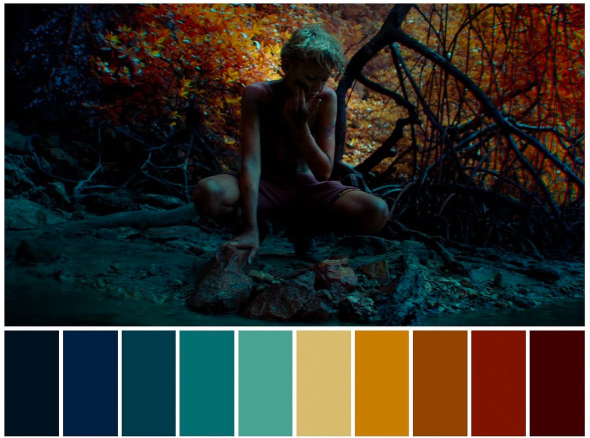
#> input picture valid-used/S__100302851_0.jpg, 1179 x 876 px (shown at 1/2 size)
$ python palette_generator.py valid-used/S__100302851_0.jpg   (older library calls are emulated)
#> lines starting #> are read from the running program, lines starting #| are printed output that depends on the picture; after the words box and inside, x2 and y2 are one past the last pixel; in counts of white or black regions, pixels touching at a corner belong together
from __future__ import annotations

import argparse
import json
import math
from dataclasses import dataclass
from pathlib import Path
from typing import Iterable

import cv2
import numpy as np
from PIL import Image, ImageOps
from sklearn.cluster import MiniBatchKMeans


IMAGE_EXTENSIONS = {".jpg", ".jpeg", ".png", ".webp", ".bmp", ".tif", ".tiff"}


@dataclass(eq=False)
class PaletteColor:
    lab: np.ndarray
    rgb: tuple[int, int, int]
    score: float
    weight: float
    lightness: float
    chroma: float
    hue: float


def srgb_to_linear(rgb: np.ndarray) -> np.ndarray:
    rgb = np.clip(rgb, 0.0, 1.0)
    return np.where(rgb <= 0.04045, rgb / 12.92, ((rgb + 0.055) / 1.055) ** 2.4)


def linear_to_srgb(rgb: np.ndarray) -> np.ndarray:
    rgb = np.clip(rgb, 0.0, 1.0)
    return np.where(rgb <= 0.0031308, rgb * 12.92, 1.055 * np.power(rgb, 1 / 2.4) - 0.055)


def linear_rgb_to_oklab(rgb: np.ndarray) -> np.ndarray:
    lms = rgb @ np.array(
        [
            [0.4122214708, 0.2119034982, 0.0883024619],
            [0.5363325363, 0.6806995451, 0.2817188376],
            [0.0514459929, 0.1073969566, 0.6299787005],
        ]
    )
    lms_cbrt = np.cbrt(np.maximum(lms, 0.0))
    return lms_cbrt @ np.array(
        [
            [0.2104542553, 1.9779984951, 0.0259040371],
            [0.7936177850, -2.4285922050, 0.7827717662],
            [-0.0040720468, 0.4505937099, -0.8086757660],
        ]
    )


def oklab_to_linear_rgb(lab: np.ndarray) -> np.ndarray:
    l, a, b = lab[..., 0], lab[..., 1], lab[..., 2]
    l_ = l + 0.3963377774 * a + 0.2158037573 * b
    m_ = l - 0.1055613458 * a - 0.0638541728 * b
    s_ = l - 0.0894841775 * a - 1.2914855480 * b
    lms = np.stack([l_**3, m_**3, s_**3], axis=-1)
    return lms @ np.array(
        [
            [4.0767416621, -1.2684380046, -0.0041960863],
            [-3.3077115913, 2.6097574011, -0.7034186147],
            [0.2309699292, -0.3413193965, 1.7076147010],
        ]
    )


def rgb_to_oklab(rgb: np.ndarray) -> np.ndarray:
    return linear_rgb_to_oklab(srgb_to_linear(rgb))


def oklab_to_rgb8(lab: np.ndarray) -> tuple[int, int, int]:
    rgb = linear_to_srgb(oklab_to_linear_rgb(lab))
    rgb8 = np.clip(np.round(rgb * 255), 0, 255).astype(np.uint8)
    return int(rgb8[0]), int(rgb8[1]), int(rgb8[2])


def lab_to_lch(lab: np.ndarray) -> tuple[float, float, float]:
    lightness = float(lab[0])
    chroma = float(math.hypot(lab[1], lab[2]))
    hue = math.degrees(math.atan2(float(lab[2]), float(lab[1]))) % 360
    return lightness, chroma, hue


def load_image(path: Path) -> Image.Image:
    with Image.open(path) as image:
#> image is the input picture: PIL image 1179x876 RGB; mean R, G, B 50.3, 48.5, 41.6
        return ImageOps.exif_transpose(image).convert("RGB")


# [32 lines left out: function detect_palette_divider, not called in this run]


def crop_source_region(image: Image.Image, mode: str) -> Image.Image:
    if mode == "none":
        return image
    if mode == "auto-palette":
        divider_y = detect_palette_divider(image)
        if divider_y is None:
            return trim_white_border(image)
        cropped = image.crop((0, 0, image.width, max(1, divider_y)))
        return trim_white_border(cropped)
    raise ValueError(f"Unknown crop mode: {mode}")


# [13 lines left out: function trim_white_border, not called in this run]


def resize_for_analysis(image: Image.Image, max_edge: int) -> Image.Image:
#> called with max_edge = 768
    width, height = image.size
    scale = min(1.0, max_edge / max(width, height))
    if scale >= 1.0:
        return image.copy()
    size = (max(1, round(width * scale)), max(1, round(height * scale)))
    return image.resize(size, Image.Resampling.LANCZOS)


def normalize01(values: np.ndarray) -> np.ndarray:
    values = values.astype(np.float32)
    min_value = float(values.min())
    max_value = float(values.max())
    if max_value - min_value < 1e-6:
        return np.zeros_like(values, dtype=np.float32)
    return (values - min_value) / (max_value - min_value)


def compute_weight_map(rgb: np.ndarray, saliency_strength: float, subject_boost: float) -> np.ndarray:
#> called with saliency_strength = 0.85, subject_boost = 0.45
    gray = cv2.cvtColor((rgb * 255).astype(np.uint8), cv2.COLOR_RGB2GRAY).astype(np.float32) / 255.0
    hsv = cv2.cvtColor((rgb * 255).astype(np.uint8), cv2.COLOR_RGB2HSV).astype(np.float32)
    saturation = hsv[..., 1] / 255.0

    blur = cv2.GaussianBlur(gray, (0, 0), 2.5)
    local_contrast = normalize01(np.abs(gray - blur))
#> in normalize01, `values = values.astype(np.float32)`:
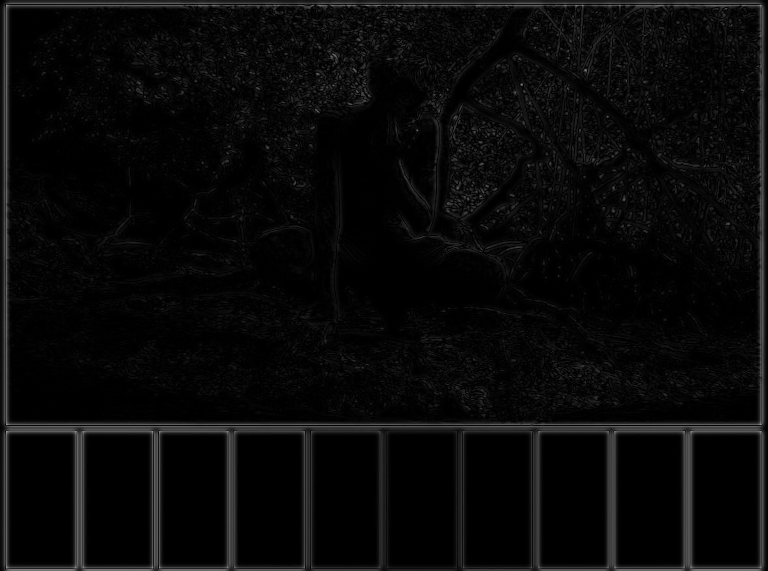
#> values: shape (571, 768) float32; min 0, max 0.613, mean 0.0371
#> in normalize01, `min_value = float(values.min())`: min_value = 0
#> in normalize01, `max_value = float(values.max())`: max_value = 0.613
    edges = normalize01(cv2.Laplacian(gray, cv2.CV_32F, ksize=3))
#> in normalize01 (call 2), `values = values.astype(np.float32)`:
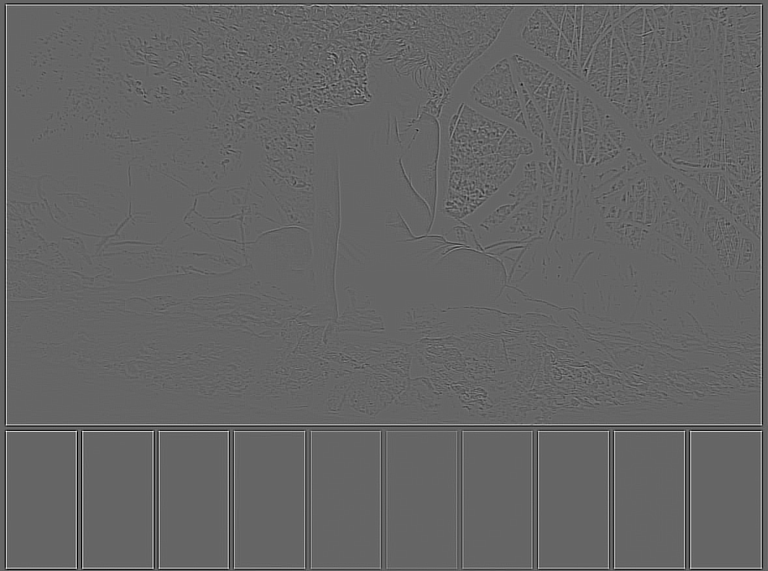
#> values: shape (571, 768) float32; min -3.33, max 5, mean 9.72e-06; drawn with min black and max white
#> in normalize01 (call 2), `min_value = float(values.min())`: min_value = -3.33
#> in normalize01 (call 2), `max_value = float(values.max())`: max_value = 5

    height, width = gray.shape
    yy, xx = np.mgrid[0:height, 0:width]
    cx = (width - 1) / 2.0
    cy = (height - 1) / 2.0
    radius = np.sqrt(((xx - cx) / max(width, 1)) ** 2 + ((yy - cy) / max(height, 1)) ** 2)
    center = np.exp(-radius * 4.0)

    exposure = 1.0 - np.clip(np.abs(gray - 0.5) * 1.7, 0.0, 0.85)
    shadow_floor = np.where(gray < 0.08, 0.65, 1.0)
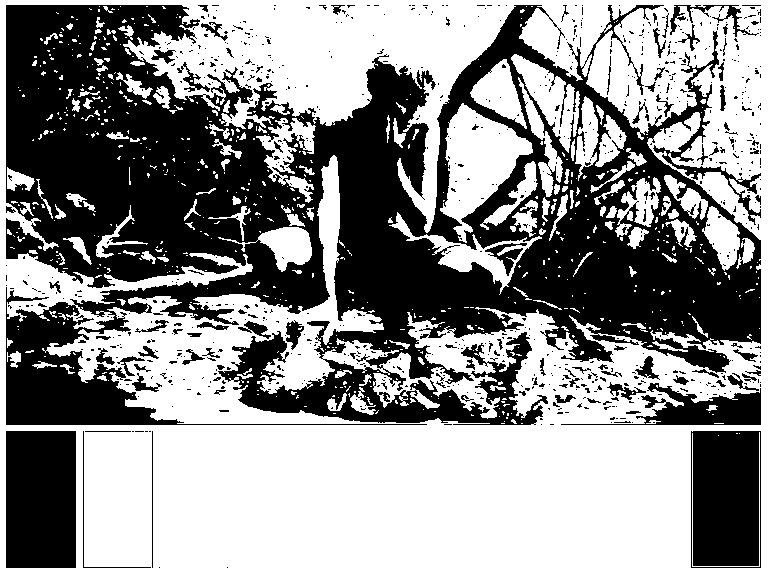
#> shadow_floor: shape (571, 768) float64; values 0.65 (black) and 1 (white), 55.7% white; 825 black regions (732 under 20 px), largest, box (x1, y1, x2, y2) and area: (6, 5, 761, 425) 162175, (6, 431, 76, 568) 9590, (691, 431, 761, 568) 9250
    highlight_floor = np.where(gray > 0.95, 0.55, 1.0)
#> highlight_floor: shape (571, 768) float64; values 0.55 (black) and 1 (white), 95.8% white; 1 black region, box (x1, y1, x2, y2) and area: (0, 0, 768, 571) 18429
    exposure_quality = exposure * shadow_floor * highlight_floor

    saturation_weight = 0.75 + 0.85 * np.sqrt(np.clip(saturation, 0.0, 1.0))
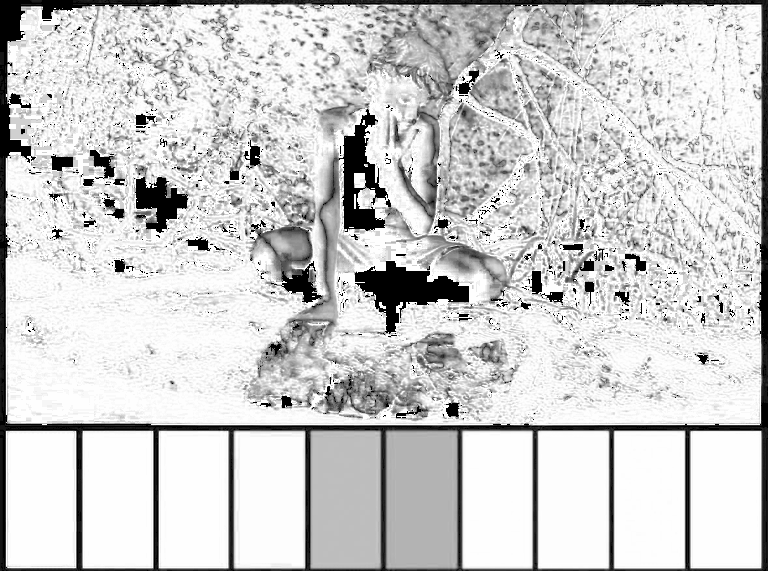
#> saturation_weight: shape (571, 768) float32; min 0.75, max 1.6, mean 1.44; drawn with min black and max white
    contrast_weight = 0.85 + 0.70 * local_contrast
    detail_weight = 0.90 + 0.45 * edges
    subject_weight = 1.0 + subject_boost * center
    saliency = 0.55 * center + 0.25 * local_contrast + 0.20 * edges
    saliency_weight = 1.0 + saliency_strength * saliency
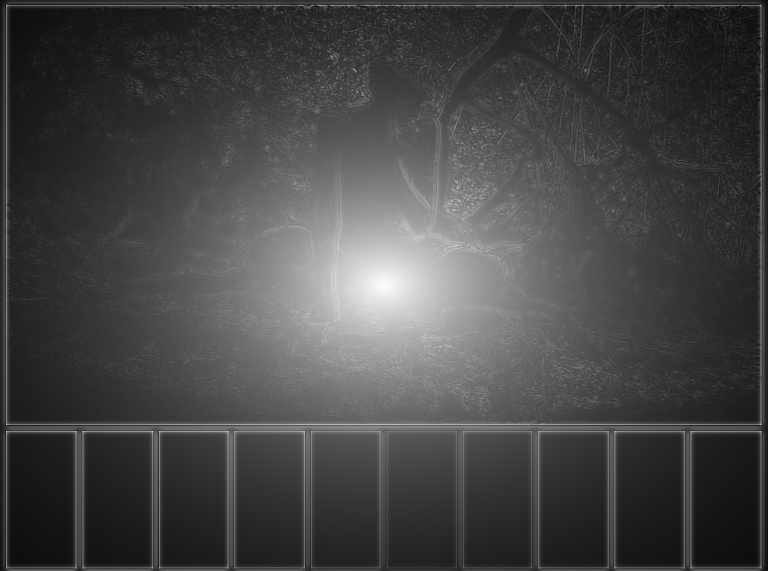
#> saliency_weight: shape (571, 768) float64; min 1.07, max 1.53, mean 1.2; drawn with min black and max white

    weights = saturation_weight * contrast_weight * detail_weight * subject_weight * saliency_weight * exposure_quality
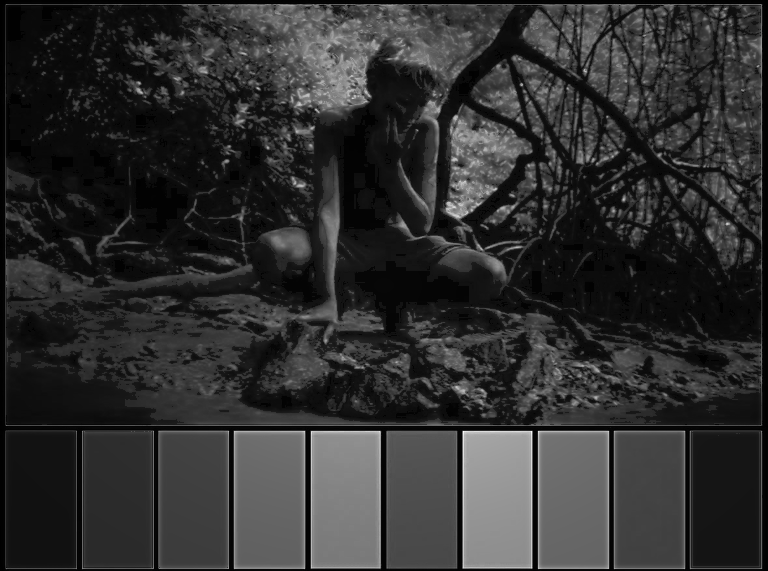
#> weights: shape (571, 768) float64; min 0.0645, max 2.99, mean 0.616; drawn with min black and max white
    weights = np.nan_to_num(weights, nan=0.0, posinf=0.0, neginf=0.0)
    return np.clip(weights, 0.02, None).astype(np.float32)


def sample_pixels(lab: np.ndarray, weights: np.ndarray, max_samples: int, seed: int) -> tuple[np.ndarray, np.ndarray]:
    flat_lab = lab.reshape(-1, 3)
    flat_weights = weights.reshape(-1)
    count = flat_lab.shape[0]
    if count <= max_samples:
        return flat_lab, flat_weights

    rng = np.random.default_rng(seed)
    probabilities = flat_weights / flat_weights.sum()
    indices = rng.choice(count, size=max_samples, replace=False, p=probabilities)
    return flat_lab[indices], flat_weights[indices]


def cluster_colors(
    lab_pixels: np.ndarray,
    sample_weights: np.ndarray,
    cluster_count: int,
    seed: int,
) -> list[PaletteColor]:
    cluster_count = max(2, min(cluster_count, len(lab_pixels)))
    kmeans = MiniBatchKMeans(
        n_clusters=cluster_count,
        random_state=seed,
        batch_size=4096,
        n_init=5,
        reassignment_ratio=0.005,
    )
    labels = kmeans.fit_predict(lab_pixels, sample_weight=sample_weights)
    centers = kmeans.cluster_centers_

    candidates: list[PaletteColor] = []
    total_weight = float(sample_weights.sum())
    for index, center in enumerate(centers):
        mask = labels == index
        if not np.any(mask):
            continue
        weight = float(sample_weights[mask].sum())
        lightness, chroma, hue = lab_to_lch(center)
        area_score = weight / max(total_weight, 1e-6)
        mood_score = min(chroma * 5.5, 1.2)
        shadow_bonus = 0.22 if lightness < 0.24 and area_score > 0.015 else 0.0
        highlight_bonus = 0.16 if lightness > 0.78 and area_score > 0.01 else 0.0
        score = area_score * 4.5 + mood_score + shadow_bonus + highlight_bonus
        candidates.append(
            PaletteColor(
                lab=center,
                rgb=oklab_to_rgb8(center),
                score=float(score),
                weight=weight,
                lightness=lightness,
                chroma=chroma,
                hue=hue,
            )
        )
    return candidates


# [79 lines left out: functions build_palette_color, local_region_candidates, not called in this run]


def perceptual_distance(a: PaletteColor, b: PaletteColor) -> float:
    return float(np.linalg.norm(a.lab - b.lab))


def merge_similar_colors(candidates: list[PaletteColor], threshold: float) -> list[PaletteColor]:
    merged: list[PaletteColor] = []
    for color in sorted(candidates, key=lambda item: item.score, reverse=True):
        match_index = None
        for index, existing in enumerate(merged):
            if perceptual_distance(color, existing) < threshold:
                match_index = index
                break
        if match_index is None:
            merged.append(color)
            continue

        existing = merged[match_index]
        total = existing.weight + color.weight
        lab = (existing.lab * existing.weight + color.lab * color.weight) / max(total, 1e-6)
        lightness, chroma, hue = lab_to_lch(lab)
        merged[match_index] = PaletteColor(
            lab=lab,
            rgb=oklab_to_rgb8(lab),
            score=max(existing.score, color.score) + min(existing.score, color.score) * 0.25,
            weight=total,
            lightness=lightness,
            chroma=chroma,
            hue=hue,
        )
    return merged


def select_palette(candidates: list[PaletteColor], count: int, min_distance: float) -> list[PaletteColor]:
    if not candidates:
        return []

    selected: list[PaletteColor] = []
    sorted_by_score = sorted(candidates, key=lambda item: item.score, reverse=True)
    sorted_by_dark = sorted(candidates, key=lambda item: (item.lightness, -item.score))
    sorted_by_light = sorted(candidates, key=lambda item: (-item.lightness, -item.score))
    sorted_by_chroma = sorted(candidates, key=lambda item: (-item.chroma, -item.score))

    for source in (sorted_by_dark[:2], sorted_by_light[:2], sorted_by_chroma[:3], sorted_by_score):
        for color in source:
            if len(selected) >= count:
                break
            if color in selected:
                continue
            relaxed_distance = min_distance * (0.65 if len(selected) > count - 3 else 1.0)
            if all(perceptual_distance(color, other) >= relaxed_distance for other in selected):
                selected.append(color)
        if len(selected) >= count:
            break

    return selected[:count]


def circular_hue_distance(a: float, b: float) -> float:
    diff = abs(a - b) % 360
    return min(diff, 360 - diff)


def hue_band_order(colors: list[PaletteColor]) -> list[PaletteColor]:
    if len(colors) <= 2:
        return sorted(colors, key=lambda item: item.lightness)

    by_hue = sorted(colors, key=lambda item: item.hue)
    gaps: list[tuple[float, int]] = []
    for index, color in enumerate(by_hue):
        next_color = by_hue[(index + 1) % len(by_hue)]
        gap = (next_color.hue - color.hue) % 360
        gaps.append((gap, index))

    _, gap_index = max(gaps, key=lambda item: item[0])
    ascending = by_hue[gap_index + 1 :] + by_hue[: gap_index + 1]
    sequence = list(reversed(ascending))

    bands: list[list[PaletteColor]] = []
    for color in sequence:
        if not bands:
            bands.append([color])
            continue
        previous = bands[-1][-1]
        if circular_hue_distance(previous.hue, color.hue) <= 18:
            bands[-1].append(color)
        else:
            bands.append([color])

    ordered: list[PaletteColor] = []
    last_band_index = max(len(bands) - 1, 1)
    for index, band in enumerate(bands):
        if index / last_band_index < 0.55:
            ordered.extend(sorted(band, key=lambda item: item.lightness))
        else:
            ordered.extend(sorted(band, key=lambda item: item.lightness, reverse=True))
    return ordered


# [34 lines left out: function smooth_luminance_order, not called in this run]


def order_palette(colors: list[PaletteColor], mode: str) -> list[PaletteColor]:
    if mode == "luminance":
        return smooth_luminance_order(colors)
    if mode == "hue":
        neutral_dark = [color for color in colors if color.chroma < 0.04 and color.lightness < 0.38]
        neutral_light = [color for color in colors if color.chroma < 0.04 and color not in neutral_dark]
        chromatic = [color for color in colors if color not in neutral_dark and color not in neutral_light]
        return (
            sorted(neutral_dark, key=lambda item: item.lightness)
            + hue_band_order(chromatic)
            + sorted(neutral_light, key=lambda item: item.lightness)
        )
    if mode != "cinematic":
        raise ValueError(f"Unknown order mode: {mode}")

    neutral_dark = [color for color in colors if color.chroma < 0.035 and color.lightness < 0.34]
    tonal_colors = [color for color in colors if color not in neutral_dark]
    return sorted(neutral_dark, key=lambda item: item.lightness) + hue_band_order(tonal_colors)


def extract_palette(
    image: Image.Image,
    palette_count: int,
    max_edge: int,
    clusters: int,
    max_samples: int,
    saliency_strength: float,
    subject_boost: float,
    local_protection: float,
    seed: int,
    order: str,
) -> list[PaletteColor]:
    analysis = resize_for_analysis(image, max_edge)
    rgb = np.asarray(analysis, dtype=np.float32) / 255.0
    weights = compute_weight_map(rgb, saliency_strength=saliency_strength, subject_boost=subject_boost)
    lab = rgb_to_oklab(rgb.reshape(-1, 3)).reshape(rgb.shape)
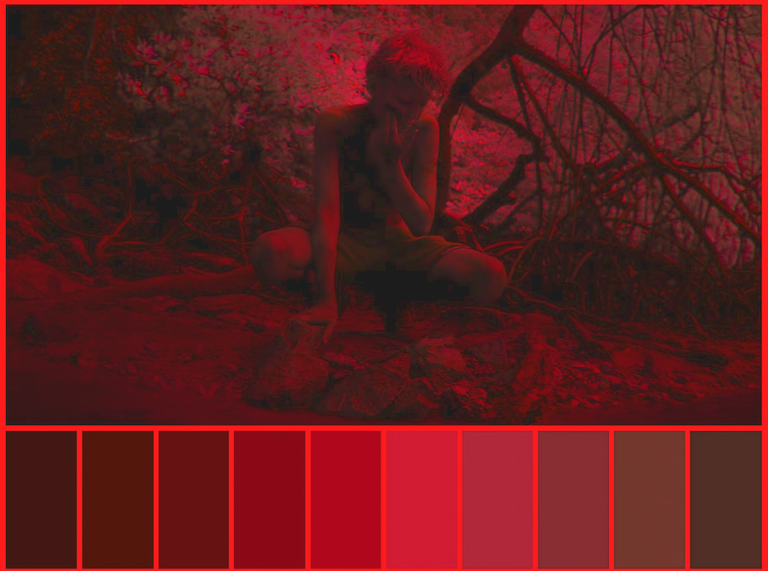
#> lab: shape (571, 768, 3) float64; mean R, G, B 0.3, 0.00429, 0.00798; drawn with min black and max white
    lab_pixels, sample_weights = sample_pixels(lab, weights, max_samples=max_samples, seed=seed)
#> (the rest of the program and of its run is left out)
